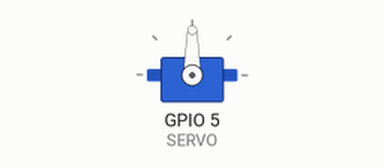
The program below on a simulated Raspberry Pi (BCM pin numbers). On the bench: servo. Servo angles are drawn from the pulse width (0.5 ms = 0°, 2.5 ms = 180°); what the program prints to the terminal is not drawn.

Above: at 0.05 s.
At 1.5 s:
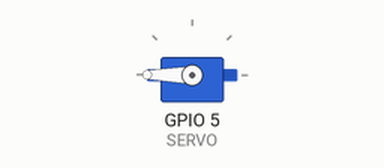
At 3.0 s:
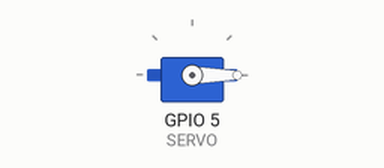
Timing chart, 0 to 6.9 s (numbered marks = the images above):
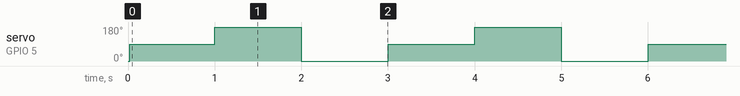

Measured:
- by itself, servo on GPIO 5 (SERVO): repeats every 3.0 s: 180° 1.0 s, 0° 1.0 s, 90° 1.0 s

The program:

sg90.py
```python
#!/usr/bin/python
import RPi.GPIO as GPIO
import time

SERVO = 5
GPIO.setmode(GPIO.BCM)
GPIO.setup(SERVO, GPIO.OUT)
p = GPIO.PWM(SERVO, 50)
p.start(2.5)

try:
    while True:
        p.ChangeDutyCycle(7.5)
        time.sleep(1)
        p.ChangeDutyCycle(12.5)
        time.sleep(1)
        p.ChangeDutyCycle(2.5)
        time.sleep(1)
        print "Done loop"

except KeyboardInterrupt:
    p.stop()
    GPIO.cleanup()
```
